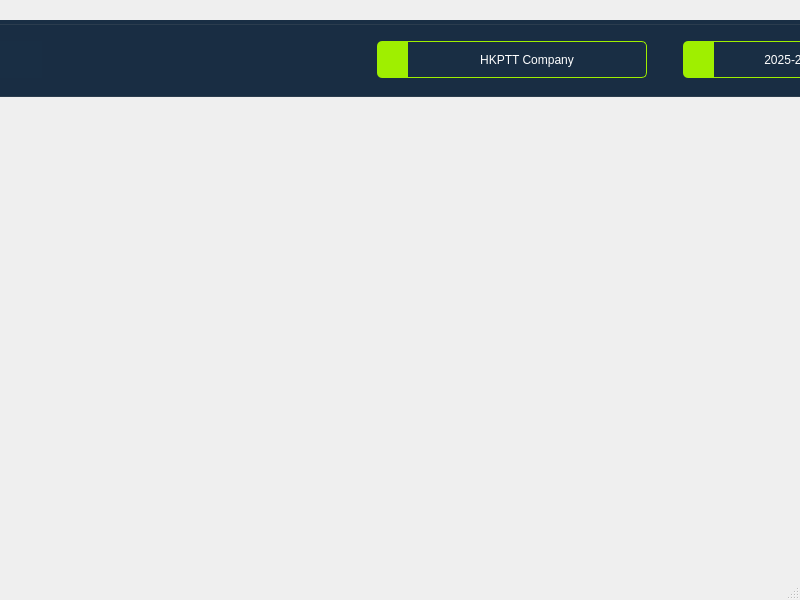
<?xml version="1.0" encoding="UTF-8"?>
<ui version="4.0">
 <class>MainWindow</class>
 <widget class="QMainWindow" name="MainWindow">
  <property name="geometry">
   <rect>
    <x>0</x>
    <y>0</y>
    <width>800</width>
    <height>600</height>
   </rect>
  </property>
  <property name="windowTitle">
   <string>MainWindow</string>
  </property>
  <widget class="QWidget" name="centralwidget">
   <widget class="QGroupBox" name="header">
    <property name="geometry">
     <rect>
      <x>-120</x>
      <y>20</y>
      <width>1238</width>
      <height>77</height>
     </rect>
    </property>
    <property name="minimumSize">
     <size>
      <width>0</width>
      <height>77</height>
     </size>
    </property>
    <property name="maximumSize">
     <size>
      <width>16777215</width>
      <height>77</height>
     </size>
    </property>
    <property name="styleSheet">
     <string notr="true">background-color: #192E44;</string>
    </property>
    <property name="title">
     <string/>
    </property>
    <layout class="QHBoxLayout" name="horizontalLayout_2">
     <item>
      <spacer name="horizontalSpacer_4">
       <property name="orientation">
        <enum>Qt::Horizontal</enum>
       </property>
       <property name="sizeType">
        <enum>QSizePolicy::Fixed</enum>
       </property>
       <property name="sizeHint" stdset="0">
        <size>
         <width>30</width>
         <height>20</height>
        </size>
       </property>
      </spacer>
     </item>
     <item>
      <widget class="QLabel" name="header_title">
       <property name="minimumSize">
        <size>
         <width>120</width>
         <height>37</height>
        </size>
       </property>
       <property name="maximumSize">
        <size>
         <width>120</width>
         <height>37</height>
        </size>
       </property>
       <property name="styleSheet">
        <string notr="true">color: white;
font: 18pt &quot;Times New Roman&quot;;</string>
       </property>
       <property name="text">
        <string>Điểm danh</string>
       </property>
      </widget>
     </item>
     <item>
      <spacer name="horizontalSpacer_5">
       <property name="orientation">
        <enum>Qt::Horizontal</enum>
       </property>
       <property name="sizeType">
        <enum>QSizePolicy::Expanding</enum>
       </property>
       <property name="sizeHint" stdset="0">
        <size>
         <width>276</width>
         <height>20</height>
        </size>
       </property>
      </spacer>
     </item>
     <item>
      <widget class="QSplitter" name="company">
       <property name="orientation">
        <enum>Qt::Horizontal</enum>
       </property>
       <property name="handleWidth">
        <number>0</number>
       </property>
       <widget class="QPushButton" name="pushButton_4">
        <property name="minimumSize">
         <size>
          <width>30</width>
          <height>37</height>
         </size>
        </property>
        <property name="maximumSize">
         <size>
          <width>30</width>
          <height>37</height>
         </size>
        </property>
        <property name="styleSheet">
         <string notr="true">background-color: #9FEF00;
padding-left: 30px;
background-image: url(D:/NMCNPM/checking_attendance_system/fe/Image_and_icon/icons8-user-30.png); 
background-repeat: no-repeat;
background-position: left center;;
border-top-left-radius: 5px;
border-bottom-left-radius: 5px;</string>
        </property>
        <property name="text">
         <string/>
        </property>
       </widget>
       <widget class="QPushButton" name="btn_company_name">
        <property name="minimumSize">
         <size>
          <width>240</width>
          <height>37</height>
         </size>
        </property>
        <property name="maximumSize">
         <size>
          <width>240</width>
          <height>37</height>
         </size>
        </property>
        <property name="styleSheet">
         <string notr="true">border: 1px solid #9FEF00;
border-top-right-radius: 5px;
border-bottom-right-radius: 5px;
color: white;
font: 12pt &quot;Times New Roman&quot;;</string>
        </property>
        <property name="text">
         <string>HKPTT Company</string>
        </property>
       </widget>
      </widget>
     </item>
     <item>
      <spacer name="horizontalSpacer_3">
       <property name="orientation">
        <enum>Qt::Horizontal</enum>
       </property>
       <property name="sizeType">
        <enum>QSizePolicy::Fixed</enum>
       </property>
       <property name="sizeHint" stdset="0">
        <size>
         <width>30</width>
         <height>20</height>
        </size>
       </property>
      </spacer>
     </item>
     <item>
      <widget class="QSplitter" name="time">
       <property name="orientation">
        <enum>Qt::Horizontal</enum>
       </property>
       <property name="handleWidth">
        <number>0</number>
       </property>
       <widget class="QPushButton" name="pushButton_6">
        <property name="minimumSize">
         <size>
          <width>30</width>
          <height>37</height>
         </size>
        </property>
        <property name="maximumSize">
         <size>
          <width>30</width>
          <height>37</height>
         </size>
        </property>
        <property name="styleSheet">
         <string notr="true">background-color: #9FEF00;
padding-left: 30px;
background-image: url(D:/NMCNPM/checking_attendance_system/fe/Image_and_icon/icons8-user-30.png); 
background-repeat: no-repeat;
background-position: left center;;
border-top-left-radius: 5px;
border-bottom-left-radius: 5px;</string>
        </property>
        <property name="text">
         <string/>
        </property>
       </widget>
       <widget class="QPushButton" name="btn_year">
        <property name="minimumSize">
         <size>
          <width>160</width>
          <height>37</height>
         </size>
        </property>
        <property name="maximumSize">
         <size>
          <width>160</width>
          <height>37</height>
         </size>
        </property>
        <property name="styleSheet">
         <string notr="true">border: 1px solid #9FEF00;
border-top-right-radius: 5px;
border-bottom-right-radius: 5px;
color: white;
font: 12pt &quot;Times New Roman&quot;;</string>
        </property>
        <property name="text">
         <string>2025-2026</string>
        </property>
       </widget>
      </widget>
     </item>
     <item>
      <spacer name="horizontalSpacer_2">
       <property name="orientation">
        <enum>Qt::Horizontal</enum>
       </property>
       <property name="sizeType">
        <enum>QSizePolicy::Fixed</enum>
       </property>
       <property name="sizeHint" stdset="0">
        <size>
         <width>30</width>
         <height>20</height>
        </size>
       </property>
      </spacer>
     </item>
     <item>
      <widget class="QSplitter" name="splitter_3">
       <property name="minimumSize">
        <size>
         <width>0</width>
         <height>37</height>
        </size>
       </property>
       <property name="maximumSize">
        <size>
         <width>126</width>
         <height>16777215</height>
        </size>
       </property>
       <property name="styleSheet">
        <string notr="true">margin: 2px;
</string>
       </property>
       <property name="orientation">
        <enum>Qt::Horizontal</enum>
       </property>
       <property name="handleWidth">
        <number>1</number>
       </property>
       <widget class="QLabel" name="btn_add">
        <property name="minimumSize">
         <size>
          <width>40</width>
          <height>0</height>
         </size>
        </property>
        <property name="maximumSize">
         <size>
          <width>40</width>
          <height>16777215</height>
         </size>
        </property>
        <property name="layoutDirection">
         <enum>Qt::LeftToRight</enum>
        </property>
        <property name="styleSheet">
         <string notr="true">
background-image: url(D:/NMCNPM/checking_attendance_system/fe/Image_and_icon/icons8-plus-30.png); 
background-repeat: no-repeat;
background-position: center center;
</string>
        </property>
        <property name="text">
         <string/>
        </property>
        <property name="alignment">
         <set>Qt::AlignCenter</set>
        </property>
       </widget>
       <widget class="QLabel" name="btn_search">
        <property name="minimumSize">
         <size>
          <width>40</width>
          <height>0</height>
         </size>
        </property>
        <property name="maximumSize">
         <size>
          <width>40</width>
          <height>16777215</height>
         </size>
        </property>
        <property name="layoutDirection">
         <enum>Qt::LeftToRight</enum>
        </property>
        <property name="styleSheet">
         <string notr="true">background-image: url(D:/NMCNPM/checking_attendance_system/fe/Image_and_icon/icons8-search-30.png); 
background-repeat: no-repeat;
background-position: center center;
</string>
        </property>
        <property name="text">
         <string/>
        </property>
        <property name="alignment">
         <set>Qt::AlignCenter</set>
        </property>
        <property name="margin">
         <number>0</number>
        </property>
        <property name="indent">
         <number>-1</number>
        </property>
        <property name="openExternalLinks">
         <bool>false</bool>
        </property>
       </widget>
       <widget class="QLabel" name="btn_bell">
        <property name="minimumSize">
         <size>
          <width>40</width>
          <height>0</height>
         </size>
        </property>
        <property name="maximumSize">
         <size>
          <width>40</width>
          <height>16777215</height>
         </size>
        </property>
        <property name="styleSheet">
         <string notr="true">padding-left: 30px;
background-image: url(D:/NMCNPM/checking_attendance_system/fe/Image_and_icon/icons8-bell-40.png); 
background-repeat: no-repeat;
background-position: center center;
</string>
        </property>
        <property name="text">
         <string/>
        </property>
       </widget>
      </widget>
     </item>
     <item>
      <spacer name="horizontalSpacer">
       <property name="orientation">
        <enum>Qt::Horizontal</enum>
       </property>
       <property name="sizeType">
        <enum>QSizePolicy::Fixed</enum>
       </property>
       <property name="sizeHint" stdset="0">
        <size>
         <width>30</width>
         <height>20</height>
        </size>
       </property>
      </spacer>
     </item>
     <item>
      <widget class="QPushButton" name="btn_admin">
       <property name="minimumSize">
        <size>
         <width>35</width>
         <height>37</height>
        </size>
       </property>
       <property name="maximumSize">
        <size>
         <width>35</width>
         <height>37</height>
        </size>
       </property>
       <property name="styleSheet">
        <string notr="true">background-color: #9FEF00;
padding-left: 30px;
background-image: url(D:/NMCNPM/checking_attendance_system/fe/Image_and_icon/icons8-user-30.png); 
background-repeat: no-repeat;
background-position: left center;;
border-radius: 15px;
border: 2px solid #a7a7a7;</string>
       </property>
       <property name="text">
        <string/>
       </property>
      </widget>
     </item>
    </layout>
   </widget>
  </widget>
  <widget class="QMenuBar" name="menubar">
   <property name="geometry">
    <rect>
     <x>0</x>
     <y>0</y>
     <width>800</width>
     <height>21</height>
    </rect>
   </property>
  </widget>
  <widget class="QStatusBar" name="statusbar"/>
 </widget>
 <resources/>
 <connections/>
</ui>
